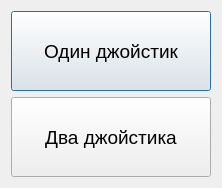
<?xml version="1.0" encoding="UTF-8"?>
<ui version="4.0">
 <class>dgArm</class>
 <widget class="QDialog" name="dgArm">
  <property name="geometry">
   <rect>
    <x>0</x>
    <y>0</y>
    <width>220</width>
    <height>186</height>
   </rect>
  </property>
  <property name="windowTitle">
   <string>Dialog</string>
  </property>
  <layout class="QGridLayout" name="gridLayout_2">
   <item row="0" column="0">
    <layout class="QGridLayout" name="gridLayout">
     <property name="horizontalSpacing">
      <number>5</number>
     </property>
     <item row="0" column="0">
      <widget class="QPushButton" name="bt1Joystick">
       <property name="sizePolicy">
        <sizepolicy hsizetype="Fixed" vsizetype="Fixed">
         <horstretch>0</horstretch>
         <verstretch>0</verstretch>
        </sizepolicy>
       </property>
       <property name="minimumSize">
        <size>
         <width>200</width>
         <height>80</height>
        </size>
       </property>
       <property name="font">
        <font>
         <pointsize>14</pointsize>
        </font>
       </property>
       <property name="text">
        <string>Один джойстик</string>
       </property>
      </widget>
     </item>
     <item row="1" column="0">
      <widget class="QPushButton" name="bt2Joystick">
       <property name="minimumSize">
        <size>
         <width>200</width>
         <height>80</height>
        </size>
       </property>
       <property name="font">
        <font>
         <pointsize>14</pointsize>
        </font>
       </property>
       <property name="text">
        <string>Два джойстика</string>
       </property>
      </widget>
     </item>
    </layout>
   </item>
  </layout>
 </widget>
 <resources/>
 <connections/>
</ui>
